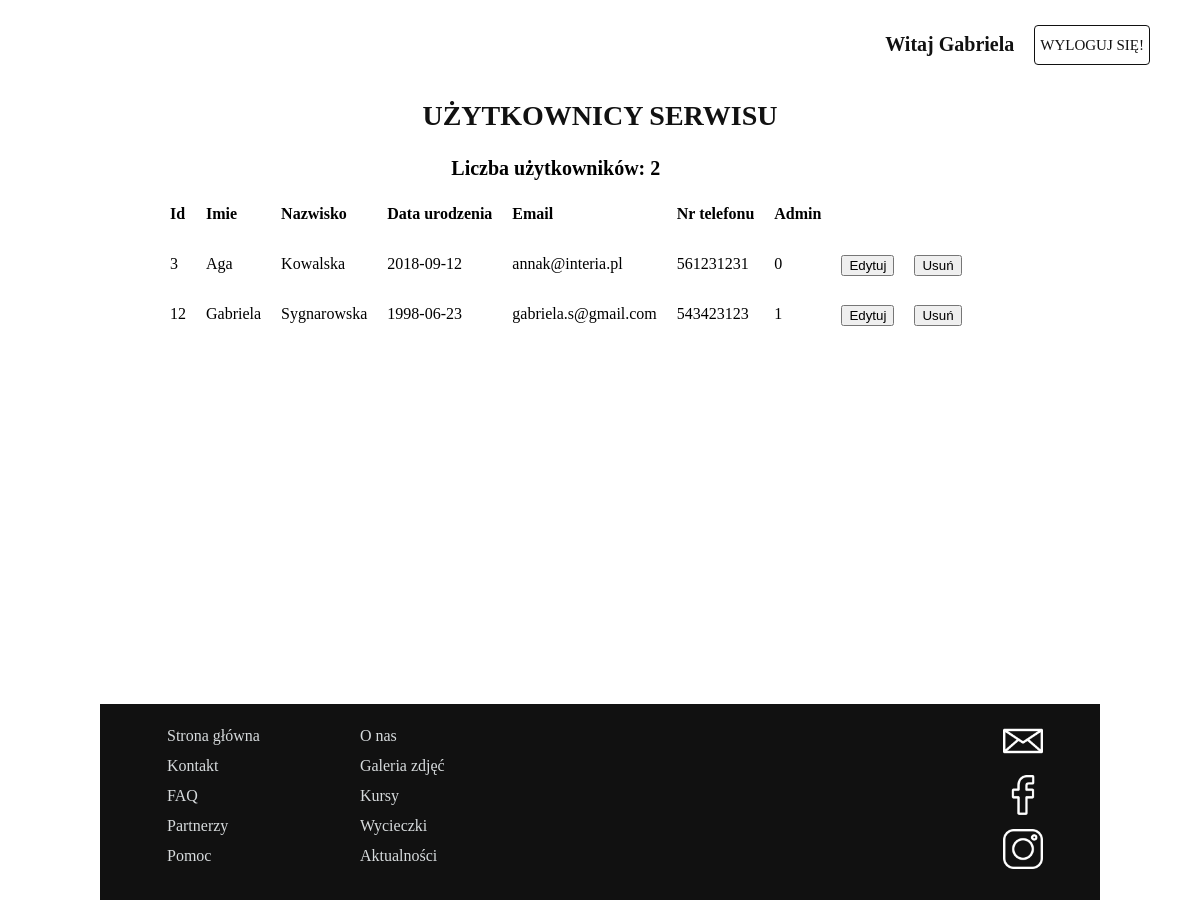
The app's page /usersAdministration.php (signed in) with its own data.
### tables this page shows
CREATE TABLE `users` (
  `id` int NOT NULL,
  `name` varchar(255) NOT NULL,
  `lastname` varchar(255) NOT NULL,
  `bday` date NOT NULL,
  `gender` varchar(255) NOT NULL,
  `email` varchar(255) NOT NULL,
  `phonenumber` varchar(255) NOT NULL,
  `password` varchar(255) NOT NULL,
  `admin` tinyint(1) NOT NULL DEFAULT '0'
);

### usersAdministration.php (the view, shortened to what this page needs)
<!DOCTYPE html>
<html lang="pl">
<head>
    <link rel="stylesheet" href="styles/main.css">
    <link rel="stylesheet" href="styles/profile.css">
</head>
<body>
<header>
    <nav id="login">
        <?php
        if (isset($_SESSION['logged'])) {
            echo '<a href="scripts/logout.php" class="header-logout">Wyloguj się!</a>';
        echo '<a href="profile.php" class="header-loggedin">Witaj ' . $_SESSION['name'] . '</a>';
        } else {
        echo '<a href="signUp.php" class="header-login">Załóż konto</a>';
        echo '<a href="signIn.php" class="header-login">Zaloguj się</a>';
        }
        ?>
    </nav>
</header>
<main>
    <div class="wrapper">
        <h2>Użytkownicy serwisu</h2>
        <section>
            <div class="usersList">
                <?php
                    $connection = mysqli_connect(DB_HOST, DB_USER, DB_PASSWORD, DB_NAME);
                    $result = $connection->query("SELECT * FROM users");
                    $data = $result->fetch_all(MYSQLI_ASSOC);
                    echo '<p><b>Liczba użytkowników: ' . count($data) . '</b></p>';
                    echo '<table>';
                    echo '<tr><td><b>Id</b></td><td><b>Imie</b></td><td><b>Nazwisko</b></td><td><b>Data urodzenia</b></td><td><b>Email</b></td><td><b>Nr telefonu</b></td><td><b>Admin</b></td></tr>';
                    foreach ($data as $user) {
                            echo '<tr>';
                            echo '<td>' . $user['id'] . '</td>';
                            echo '<td>' . $user['name'] . '</td>';
                            echo '<td>' . $user['lastname'] . '</td>';
                            echo '<td>' . $user['bday'] . '</td>';
                            echo '<td>' . $user['email'] . '</td>';
                            echo '<td>' . $user['phonenumber'] . '</td>';
                            echo '<td>' . $user['admin'] . '</td>';
                            echo '<td><form action="editUsersProfile.php" method="post">
                                    <input type="hidden" name="user_id" value="' . $user['id'] .'">
                                    <input type="submit" value="Edytuj">
                                  </form></td>';
                            echo '<td><form action="scripts/deleteUser.php" method="post">
                                        <input type="hidden" name="user_id" value="' . $user['id'] .'">
                                        <input type="submit" value="Usuń">
                                  </form></td>';
                            echo '</tr>';
                        }
                        echo '</table>';
                ?>
    </div>
    </section>
    </div>
</main>
<div id="footer"></div>
</body>
</html>

### styles/main.css (style rules this page uses)
html, body, div, span, object, iframe, h1, h2, h3, h4, h5, h6, p, blockquote, pre, abbr, address, cite, code, del, dfn, em, img, ins, kbd, q, samp, small, strong, sub, sup, var, b, i, dl, dt, dd, ol, ul, li, fieldset, form, label, legend, table, caption, tbody, tfoot, thead, tr, th, td, article, aside, canvas, details, figcaption, figure, footer, header, hgroup, menu, nav, section, summary, time, mark, audio, video { margin:0; padding:0; border:0; outline:0; font-size:100%; vertical-align:baseline; background:transparent; }
html { height: 100%; }
body { padding-top: 100px; height: 100%; margin: 0; display: flex; flex-direction: column; }
article,aside,details,figcaption,figure, footer,header,hgroup,menu,nav,section { display:block; }
a { margin:0; padding:0; font-size:100%; vertical-align:baseline; background:transparent; }
table { border-collapse:collapse; border-spacing:0; }
input, select { vertical-align:middle; }
* { text-decoration: none; }
header { position: fixed; top: 0; right: 0; left: 0; background-color: #fff; width: 100%; height: 100px; }
@media only screen and (min-width: 1000px) { header .header-logout { display: block; font-family: Catamaran; font-size: 15px; color: #111; text-transform: uppercase; line-height: 38px; border: 1px solid #111; border-radius: 4px; float: right; padding: 0 5px; margin-right: 50px; margin-top: 25px; } }
@media only screen and (min-width: 1000px) { header .header-loggedin { display: block; font-family: Catamaran; font-size: 20px; color: #111; line-height: 38px; float: right; padding: 0 20px; margin-top: 25px; font-weight: bold; } }
@media only screen and (min-width: 1000px) { .wrapper { width: 1000px; margin: 0 auto; } }
@media only screen and (min-width: 1000px) { .wrapper p { padding: 5px 15px 5px 15px; } }
main { flex: 1 0 auto; }

### styles/profile.css (style rules this page uses)
.wrapper section { display: flex; }
.wrapper input[value="Edytuj profil"], input[value="Edytuj"], input[value="Zapisz zmiany"] { float: right; margin-bottom: -7px; }
.wrapper h2 { font-family: Catamaran; font-size: 28px; font-weight: 600; color: #111; text-align: center; text-transform: uppercase; }
.wrapper .usersList { margin-left: 50px; }
.wrapper .usersList tr td { margin: 20px; padding-left: 20px; height: 50px; }
.wrapper .usersList p { margin: 20px; font-size: 20px; text-align: center; }

### records on screen
users: id "3", name "Aga", lastname "Kowalska", bday "2018-09-12", email "annak@interia.pl", phonenumber "561231231", admin "0"
users: id "12", name "Gabriela", lastname "Sygnarowska", bday "1998-06-23", email "gabriela.s@gmail.com", phonenumber "543423123", admin "1"

### other values on screen
$_SESSION['name'] "Gabriela"
count($data) "2"
